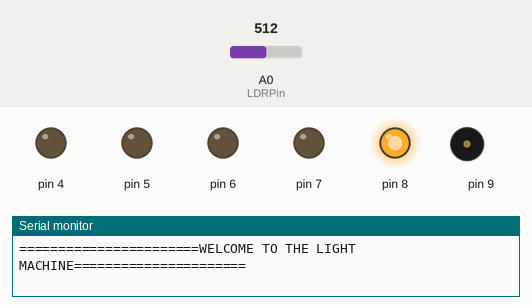
Bench run of a sketch on a simulated Arduino Uno, built with avr-gcc and run on an emulated ATmega328P. Parts: output pins drawn as LEDs (lit = HIGH), buzzer (waves = sounding), the last lines printed to the serial monitor. The test bench sets the inputs (shaded band); at power-on: A0 (LDRPin) = 512. Random numbers use the default seed unless the sketch sets one.

Above: at 0.11 s.
At 6.9 s:
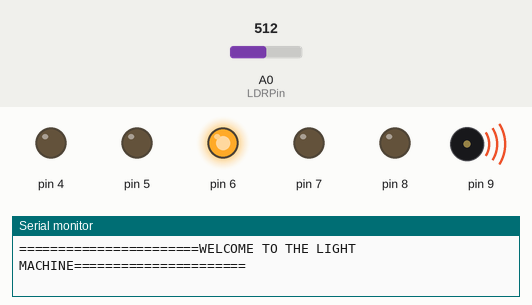
At 18.7 s:
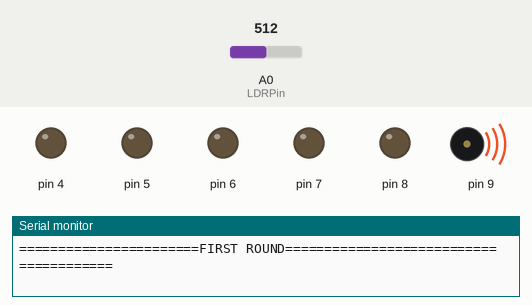
At 21.2 s:
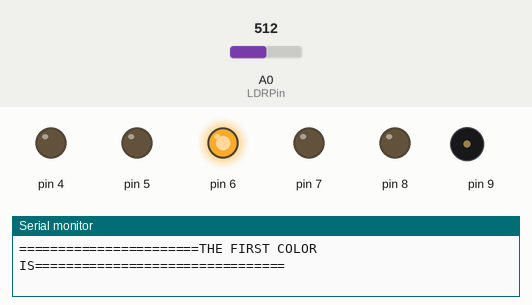
At 30.7 s:
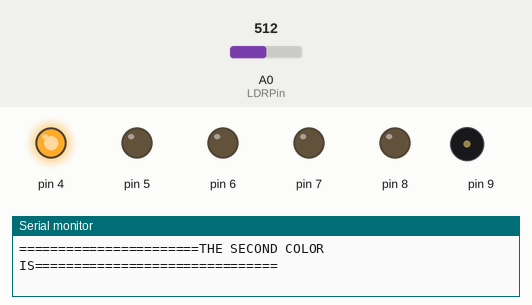
At 34.7 s:
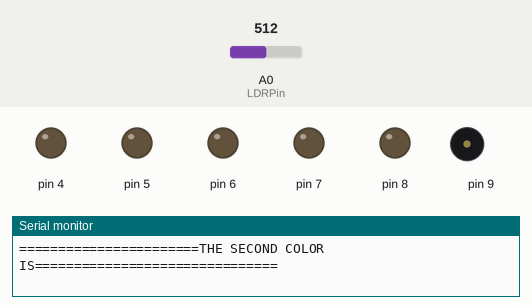
Timing chart, 0 to 40.0 s (numbered marks = the images above):
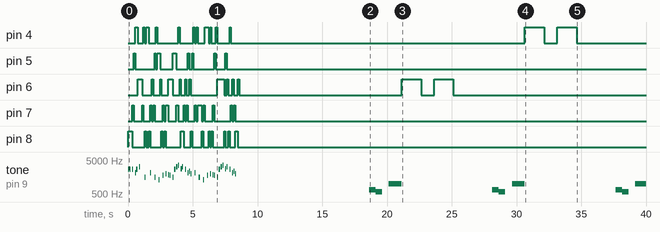

Measured:
- by itself, pin 4: LOW → HIGH at 0.55 s, → LOW 0.21 s later, → HIGH 0.43 s later, → LOW 0.11 s later, … (26 changes in this stretch)
- by itself, pin 5: LOW → HIGH at 0.44 s, → LOW 0.11 s later, → HIGH 1.5 s later, → LOW 0.11 s later, … (16 changes in this stretch)
- by itself, pin 6: LOW → HIGH at 0.76 s, → LOW 0.32 s later, → HIGH 0.75 s later, → LOW 0.11 s later, … (26 changes in this stretch)
- by itself, pin 7: LOW → HIGH at 0.33 s, → LOW 0.11 s later, → HIGH 0.64 s later, → LOW 0.11 s later, … (30 changes in this stretch)
- by itself, pin 8: LOW → HIGH at 0.01 s, → LOW 0.32 s later, → HIGH 0.96 s later, → LOW 0.11 s later, … (26 changes in this stretch)
- by itself, tone on pin 9: plays 2637 Hz for 0.08 s, 2637 Hz for 0.08 s, 2637 Hz for 0.08 s, 2093 Hz for 0.08 s, 2637 Hz for 0.08 s, 3136 Hz for 0.08 s … (50 notes in this stretch)

The sketch:

hs1.ino
```cpp
int LDRPin = A0;
int threshold = 500;

#include "pitches.h"

int melody[] = {
  NOTE_C4, NOTE_G3, NOTE_G3, NOTE_A3, NOTE_G3, 0, NOTE_B3, NOTE_C4
};


// note durations: 4 = quarter note, 8 = eighth note, etc.:
int noteDurations[] = {
  4, 8, 8, 4, 4, 4, 4, 4
};

int melody1[] = {
  NOTE_E7, NOTE_E7, 0, NOTE_E7,
  0, NOTE_C7, NOTE_E7, 0,
  NOTE_G7, 0, 0,  0,
  NOTE_G6, 0, 0, 0,

  NOTE_C7, 0, 0, NOTE_G6,
  0, 0, NOTE_E6, 0,
  0, NOTE_A6, 0, NOTE_B6,
  0, NOTE_AS6, NOTE_A6, 0,

  NOTE_G6, NOTE_E7, NOTE_G7,
  NOTE_A7, 0, NOTE_F7, NOTE_G7,
  0, NOTE_E7, 0, NOTE_C7,
  NOTE_D7, NOTE_B6, 0, 0,

  NOTE_C7, 0, 0, NOTE_G6,
  0, 0, NOTE_E6, 0,
  0, NOTE_A6, 0, NOTE_B6,
  0, NOTE_AS6, NOTE_A6, 0,

  NOTE_G6, NOTE_E7, NOTE_G7,
  NOTE_A7, 0, NOTE_F7, NOTE_G7,
  0, NOTE_E7, 0, NOTE_C7,
  NOTE_D7, NOTE_B6, 0, 0
};

int tempo1[] = {
  12, 12, 12, 12,
  12, 12, 12, 12,
  12, 12, 12, 12,
  12, 12, 12, 12,

  12, 12, 12, 12,
  12, 12, 12, 12,
  12, 12, 12, 12,
  12, 12, 12, 12,

  9, 9, 9,
  12, 12, 12, 12,
  12, 12, 12, 12,
  12, 12, 12, 12,

  12, 12, 12, 12,
  12, 12, 12, 12,
  12, 12, 12, 12,
  12, 12, 12, 12,

  9, 9, 9,
  12, 12, 12, 12,
  12, 12, 12, 12,
  12, 12, 12, 12,
};


void setup() {
  // put your setup code here, to run once:
  Serial.begin(9600);
  pinMode(4, OUTPUT);
  pinMode(5, OUTPUT);
  pinMode(6, OUTPUT);
  pinMode(7, OUTPUT);
  pinMode(8, OUTPUT);
  randomSeed(analogRead(0));

  //pinMode(3, INPUT_PULLUP);
  // put your main code here, to run repeatedly:
  //bool button = digitalRead(8);
  //Serial.println(button);

  Serial.println("=======================WELCOME TO THE LIGHT MACHINE======================");
  int size = sizeof(melody1) / sizeof(int);

    for (int thisNote = 0; thisNote < size; thisNote++) {
      int rnd = random(4,9);
      int noteDuration = 1000 / tempo1[thisNote];

      tone(9, melody1[thisNote], noteDuration);
      digitalWrite(rnd, HIGH);
      int pauseBetweenNotes = noteDuration * 1.30;
      delay(pauseBetweenNotes);

      tone(9, 0, noteDuration);
      digitalWrite(rnd, LOW);

    }
 ;
  Serial.println("==IF YOU LIGHT UP THREE CONSECUTIVE LEDS, YOU WIN. OTHERWISE, YOU LOSE.==");
  delay(3000);
  Serial.println("=========Touch the sensor for a few seconds if you want to play==========");
  delay(6000);
  int input = analogRead(LDRPin);
  if(input > threshold){
    Serial.println("=======================FIRST ROUND=======================================");
    delay(1000);
    tone(9,NOTE_E5);
    delay(500);
    tone(9,NOTE_D5);
    delay(500);
    noTone(9);
    delay(500);
    Serial.println("=======================THE FIRST COLOR IS================================");
    int led1 = random(4,9);
    tone(9,NOTE_B5);
    delay(1000);
    noTone(9);
    digitalWrite(led1, HIGH);
    delay(1500);
    digitalWrite(led1, LOW);
    delay(1000);
    digitalWrite(led1, HIGH);
    delay(1500);
    digitalWrite(led1, LOW);
    delay(2000);
    Serial.println("=======================SECOND ROUND======================================");
    delay(1000);
    tone(9,NOTE_E5);
    delay(500);
    tone(9,NOTE_D5);
    delay(500);
    noTone(9);
    delay(500);
    Serial.println("=======================THE SECOND COLOR IS===============================");
    int led2 = random(4,9);
    tone(9,NOTE_B5);
    delay(1000);
    noTone(9);
    digitalWrite(led2, HIGH);
    delay(1500);
    digitalWrite(led2, LOW);
    delay(1000);
    digitalWrite(led2, HIGH);
    delay(1500);
    digitalWrite(led2, LOW);
    delay(2000);
    Serial.println("=======================THIRD ROUND=======================================");
    delay(1000);
    tone(9,NOTE_E5);
    delay(500);
    tone(9,NOTE_D5);
    delay(500);
    noTone(9);
    delay(500);
    Serial.println("=======================THE THIRD COLOR IS================================");
    int led3 = random(4,9);
    tone(9,NOTE_B5);
    delay(1000);
    noTone(9);
    digitalWrite(led3, HIGH);
    delay(1500);
    digitalWrite(led3, LOW);
    delay(1000);
    digitalWrite(led3, HIGH);
    delay(1500);
    digitalWrite(led3, LOW);
    delay(2000);
    int min1 = min(led1,led2);
    int min2 = min(led3,led2);
    int min3 = min(min1, min2);
    if(led1+led2+led3==3+min3*3){
      Serial.println("=======================YOU WON===========================================");
        for (int thisNote = 0; thisNote < 8; thisNote++) {
            int noteDuration = 1000 / noteDurations[thisNote];
            tone(9, melody[thisNote], noteDuration);
            int pauseBetweenNotes = noteDuration * 1.30;
            delay(pauseBetweenNotes);
            noTone(9);
          }
      }
     else{
      Serial.println("=======================YOU LOST==========================================");
           tone(9,NOTE_G4);
           delay(250);
           tone(9,NOTE_C4);
           delay(500);
           noTone(9);

  }
  Serial.println("=======================GAME OVER=========================================");
  }
  else{

    Serial.println("===================OH WELL... GOODBYE. GAME OVER.========================");
    delay(1000);
  }
}
void loop() {

}
```

pitches.h
```cpp
/*************************************************
   Public Constants
 *************************************************/

#define NOTE_B0  31
#define NOTE_C1  33
#define NOTE_CS1 35
#define NOTE_D1  37
#define NOTE_DS1 39
#define NOTE_E1  41
#define NOTE_F1  44
#define NOTE_FS1 46
#define NOTE_G1  49
#define NOTE_GS1 52
#define NOTE_A1  55
#define NOTE_AS1 58
#define NOTE_B1  62
#define NOTE_C2  65
#define NOTE_CS2 69
#define NOTE_D2  73
#define NOTE_DS2 78
#define NOTE_E2  82
#define NOTE_F2  87
#define NOTE_FS2 93
#define NOTE_G2  98
#define NOTE_GS2 104
#define NOTE_A2  110
#define NOTE_AS2 117
#define NOTE_B2  123
#define NOTE_C3  131
#define NOTE_CS3 139
#define NOTE_D3  147
#define NOTE_DS3 156
#define NOTE_E3  165
#define NOTE_F3  175
#define NOTE_FS3 185
#define NOTE_G3  196
#define NOTE_GS3 208
#define NOTE_A3  220
#define NOTE_AS3 233
#define NOTE_B3  247
#define NOTE_C4  262
#define NOTE_CS4 277
#define NOTE_D4  294
#define NOTE_DS4 311
#define NOTE_E4  330
#define NOTE_F4  349
#define NOTE_FS4 370
#define NOTE_G4  392
#define NOTE_GS4 415
#define NOTE_A4  440
#define NOTE_AS4 466
#define NOTE_B4  494
#define NOTE_C5  523
#define NOTE_CS5 554
#define NOTE_D5  587
#define NOTE_DS5 622
#define NOTE_E5  659
#define NOTE_F5  698
#define NOTE_FS5 740
#define NOTE_G5  784
#define NOTE_GS5 831
#define NOTE_A5  880
#define NOTE_AS5 932
#define NOTE_B5  988
#define NOTE_C6  1047
#define NOTE_CS6 1109
#define NOTE_D6  1175
#define NOTE_DS6 1245
#define NOTE_E6  1319
#define NOTE_F6  1397
#define NOTE_FS6 1480
#define NOTE_G6  1568
#define NOTE_GS6 1661
#define NOTE_A6  1760
#define NOTE_AS6 1865
#define NOTE_B6  1976
#define NOTE_C7  2093
#define NOTE_CS7 2217
#define NOTE_D7  2349
#define NOTE_DS7 2489
#define NOTE_E7  2637
#define NOTE_F7  2794
#define NOTE_FS7 2960
#define NOTE_G7  3136
#define NOTE_GS7 3322
#define NOTE_A7  3520
#define NOTE_AS7 3729
#define NOTE_B7  3951
#define NOTE_C8  4186
#define NOTE_CS8 4435
#define NOTE_D8  4699
#define NOTE_DS8 4978
```
